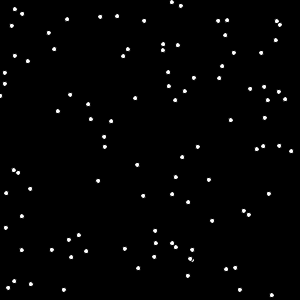
Frame 1 (no input)
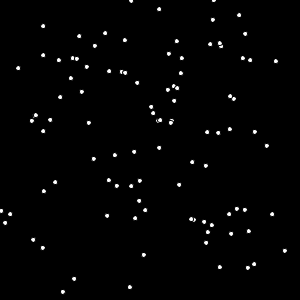
Frame 60 (the mouse pressed at the canvas centre just before this capture)
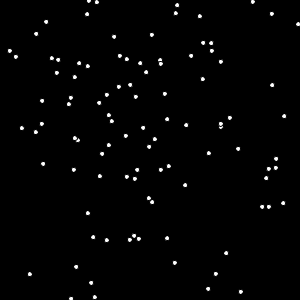
Frame 120 (the mouse held since frame 60 and released just before this capture)

The Processing sketch that drew these frames (run headless with seeded random() and noise(); from frame 60 on, the mouse is pressed at the canvas centre):

// Processing sketch: bullet02
// ── bullet02.pde
//彈幕的遊戲
float [] bulletX=new float[99];
float [] bulletY=new float[99];
float [] bulletVX=new float[99];
float [] bulletVY=new float[99];
void setup(){
  size(300,300);
  for(int i=0; i<99; i++){
    bulletX[i] = random(300);
    bulletY[i] = random(300);
    float angle = random(360);//360度
    bulletVX[i] = cos( radians(angle) ); //random(-3,3);//子彈的速度差太多了, 不好
    bulletVY[i] = sin( radians(angle) );//random(-3,3);
  }
}
void draw(){
  background(0);
  for(int i=0; i<99; i++){
    ellipse(bulletX[i], bulletY[i], 5, 5);
    bulletX[i] += bulletVX[i];
    bulletY[i] += bulletVY[i];
    if(bulletX[i]<0 || bulletY[i]<0 || bulletX[i]>300 || bulletY[i]>300){
      bulletX[i] = random(300);//重新出現的子彈,不應該突然出現
      bulletY[i] = random(300);//應該是從邊邊冒出來
      float angle = random(360);//360度
      bulletVX[i] = cos( radians(angle) ); //random(-3,3);//子彈的速度差太多了, 不好
      bulletVY[i] = sin( radians(angle) );//random(-3,3);
    }
  }
}
